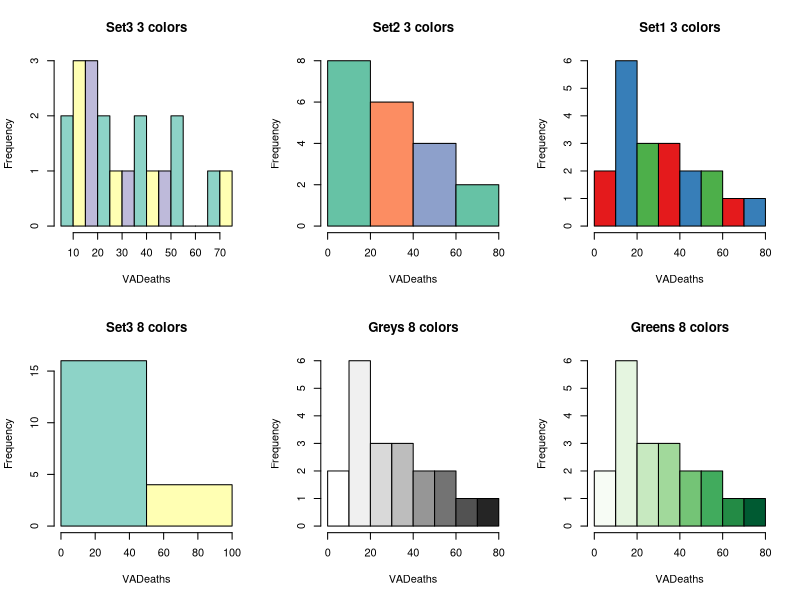
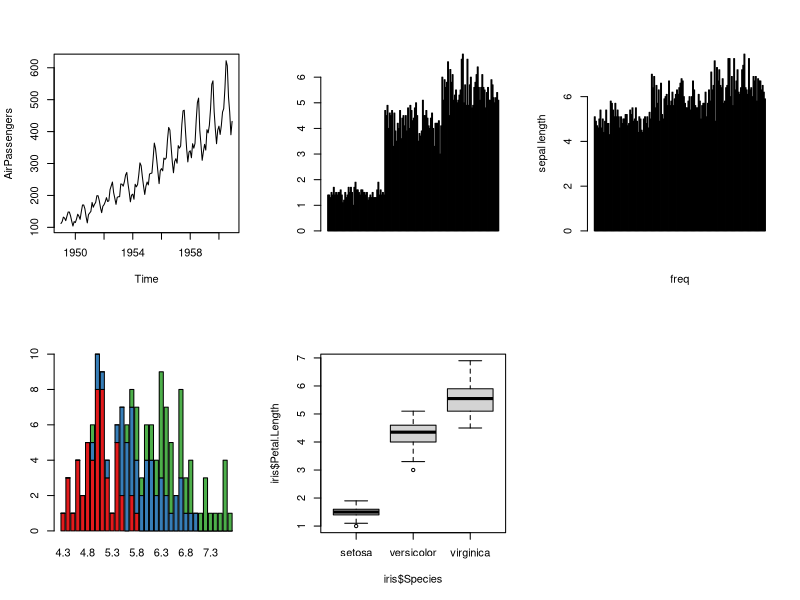
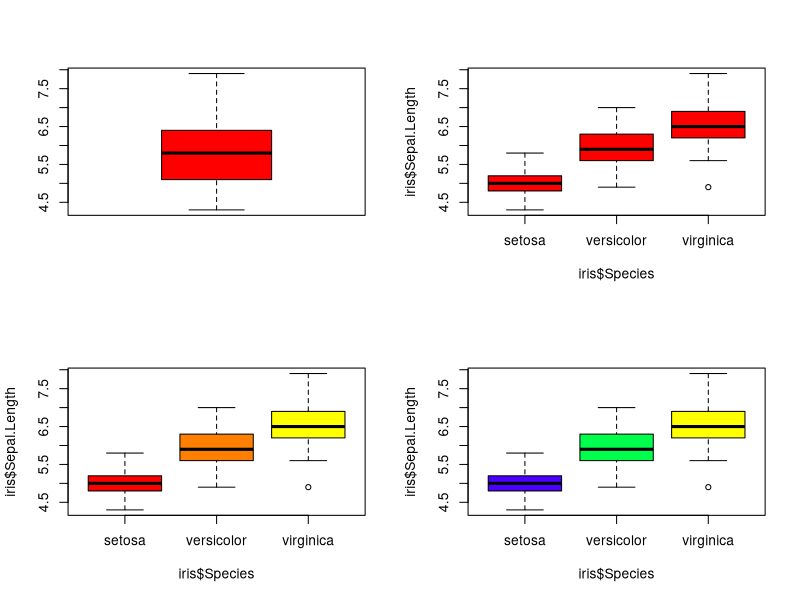
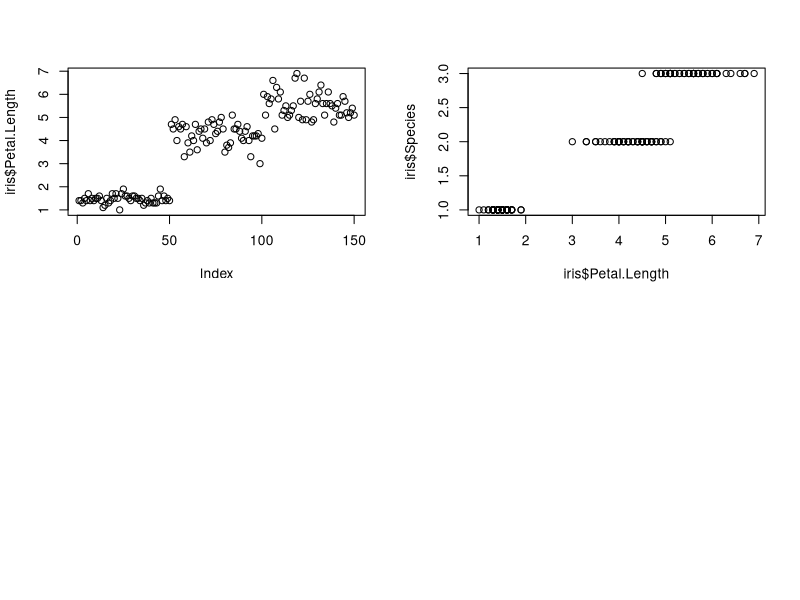
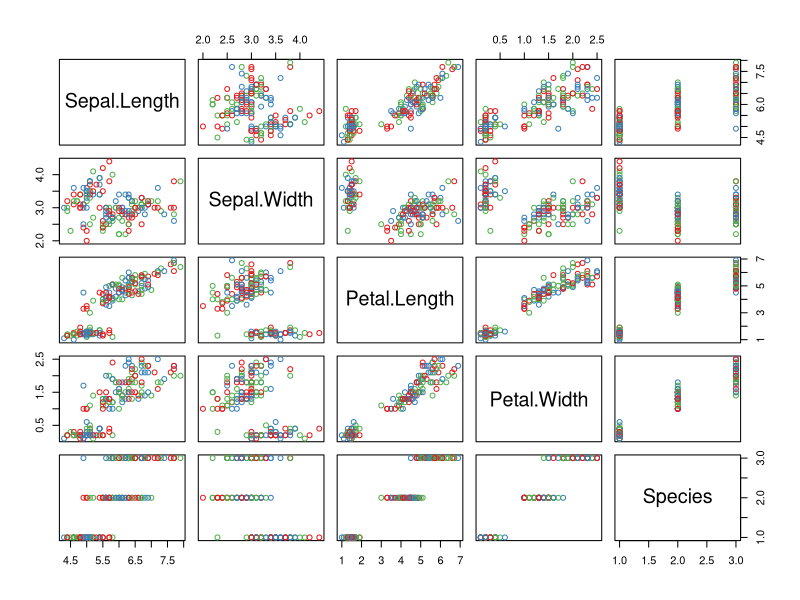
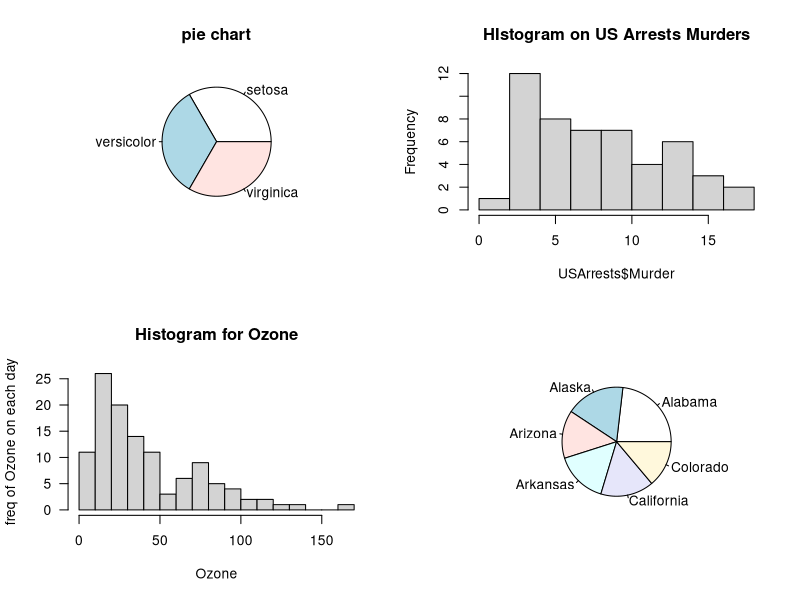
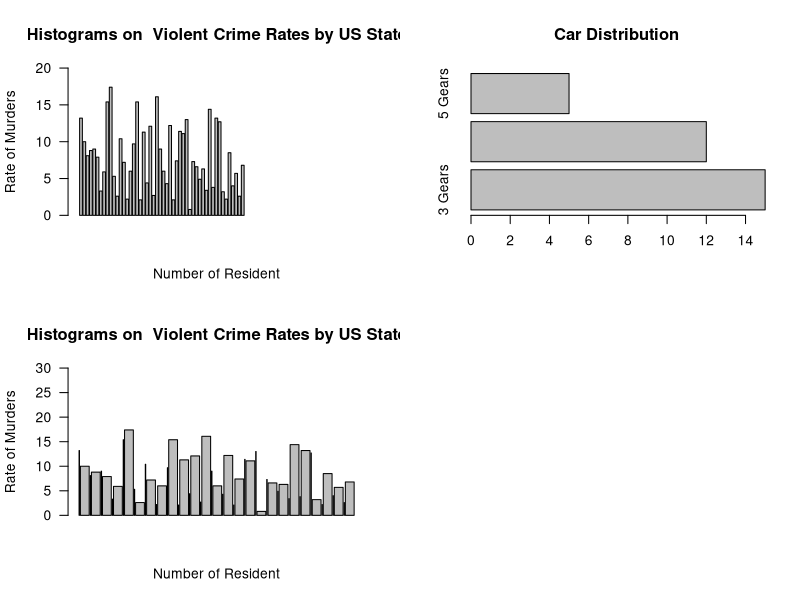

The R source for these figures, in order:
## Data Visualization

library(RColorBrewer)
data(VADeaths)
par(mfrow=c(2,3))
hist(VADeaths,breaks=10, col=brewer.pal(3,"Set3"),main="Set3 3 colors")
hist(VADeaths,breaks=3 ,col=brewer.pal(3,"Set2"),main="Set2 3 colors")
hist(VADeaths,breaks=7, col=brewer.pal(3,"Set1"),main="Set1 3 colors")
hist(VADeaths,breaks= 2, col=brewer.pal(8,"Set3"),main="Set3 8 colors")
hist(VADeaths,col=brewer.pal(8,"Greys"),main="Greys 8 colors")
hist(VADeaths,col=brewer.pal(8,"Greens"),main="Greens 8 colors")
# line chart
plot(AirPassengers,type="l")  #Simple Line Plot
#bar chart
str(iris)
head(iris)
barplot(iris$Petal.Length) #Creating simple Bar Graph
barplot(iris$Sepal.Length,col  = brewer.pal(3,"Set1"),xlab="freq",ylab="sepal length")
barplot(table(iris$Species,iris$Sepal.Length),col  = brewer.pal(3,"Set1")) #Stacked Plot
##boxplot
boxplot(iris$Petal.Length~iris$Species) #Creating Box Plot between two variable


data(iris)
par(mfrow=c(2,2))
boxplot(iris$Sepal.Length,col="red")
boxplot(iris$Sepal.Length~iris$Species,col="red")
boxplot(iris$Sepal.Length~iris$Species,col=heat.colors(3))
boxplot(iris$Sepal.Length~iris$Species,col=topo.colors(3))

plot(x=iris$Petal.Length) #Simple Scatter Plot
plot(x=iris$Petal.Length,y=iris$Species) #Multivariate Scatter Plot
plot(iris,col=brewer.pal(3,"Set1"))
head(iris)
pie(table(iris$Species),main="pie chart")

table(airquality$Ozone)
hist(airquality$Ozone,breaks=20,main="Histogram for Ozone",las=1,xlab="Ozone",ylab="freq of Ozone on each day")


####
## Data analaysis
AirPassengers
USArrests
str(USArrests)
dim(USArrests)
names(USArrests)
hist(USArrests$Murder,breaks=10,main="HIstogram on US Arrests Murders")
pie(head(USArrests$Murder),labels =row.names(head(USArrests)))
summary(USArrests)
count<-table(USArrests$Murder)
barplot(USArrests$Murder,ylab="Rate of Murders",las=1,xlab="Number of Resident",main="Histograms on  Violent Crime Rates by US State",ylim=c(0,20),xlim=c(0,100))
barplot(USArrests$Murder,ylab="Rate of Murders",las=1,xlab="Number of Resident",main="Histograms on  Violent Crime Rates by US State",ylim=c(0,30),xlim <- range(USArrests$Murder))

str(USArrests)
apply(USArrests,2,mean)## apply on data frame


apply(USArrests[1],2,mean)## means on first column(murder)
apply(USArrests[1:3],2,mean)## means on first three column
apply(USArrests[3],2,mean)## means on third column(UrbanPop)
counts <- table(mtcars$gear)
barplot(counts, main="Car Distribution", horiz=TRUE,
        names.arg=c("3 Gears", "4 Gears", "5 Gears"))
##Rough work
1:10
cumsum(1:10)#1,1+2=3,3+3=6,6+4=10.......
cumprod(1:10)#1,1*2=2,2*3=6,6*4=24,24*5=120,.......
cummin(c(3:1, 2:0, 4:2))  ## ask
cummax(c(3:1, 2:0, 4:2)) ## ask

## outer functions in R
x <- c(1,2.3,2,3,4,8,12,43)
y<- c(2,4)
##outer()==function applies a function to two arrays
outer(x,y,"+")
outer(x,y,"*")
